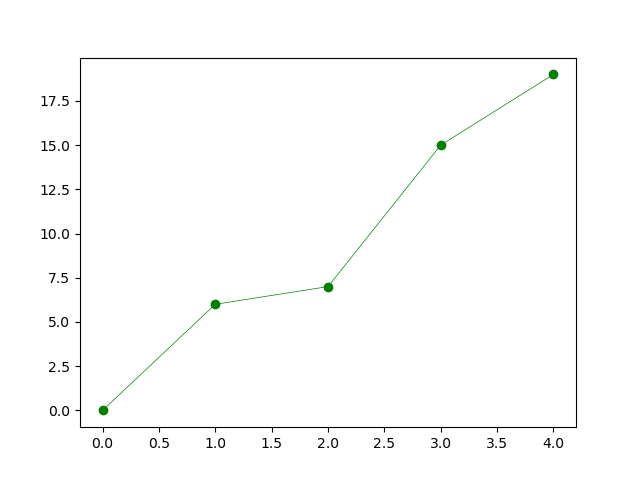

The Python source for this figure:
import matplotlib.pyplot as plt

plt.plot([0, 1, 2, 3, 4], [0, 6, 7, 15, 19], color='green', marker='o', linewidth=0.5)

plt.savefig('02_PLOT')

plt.show()